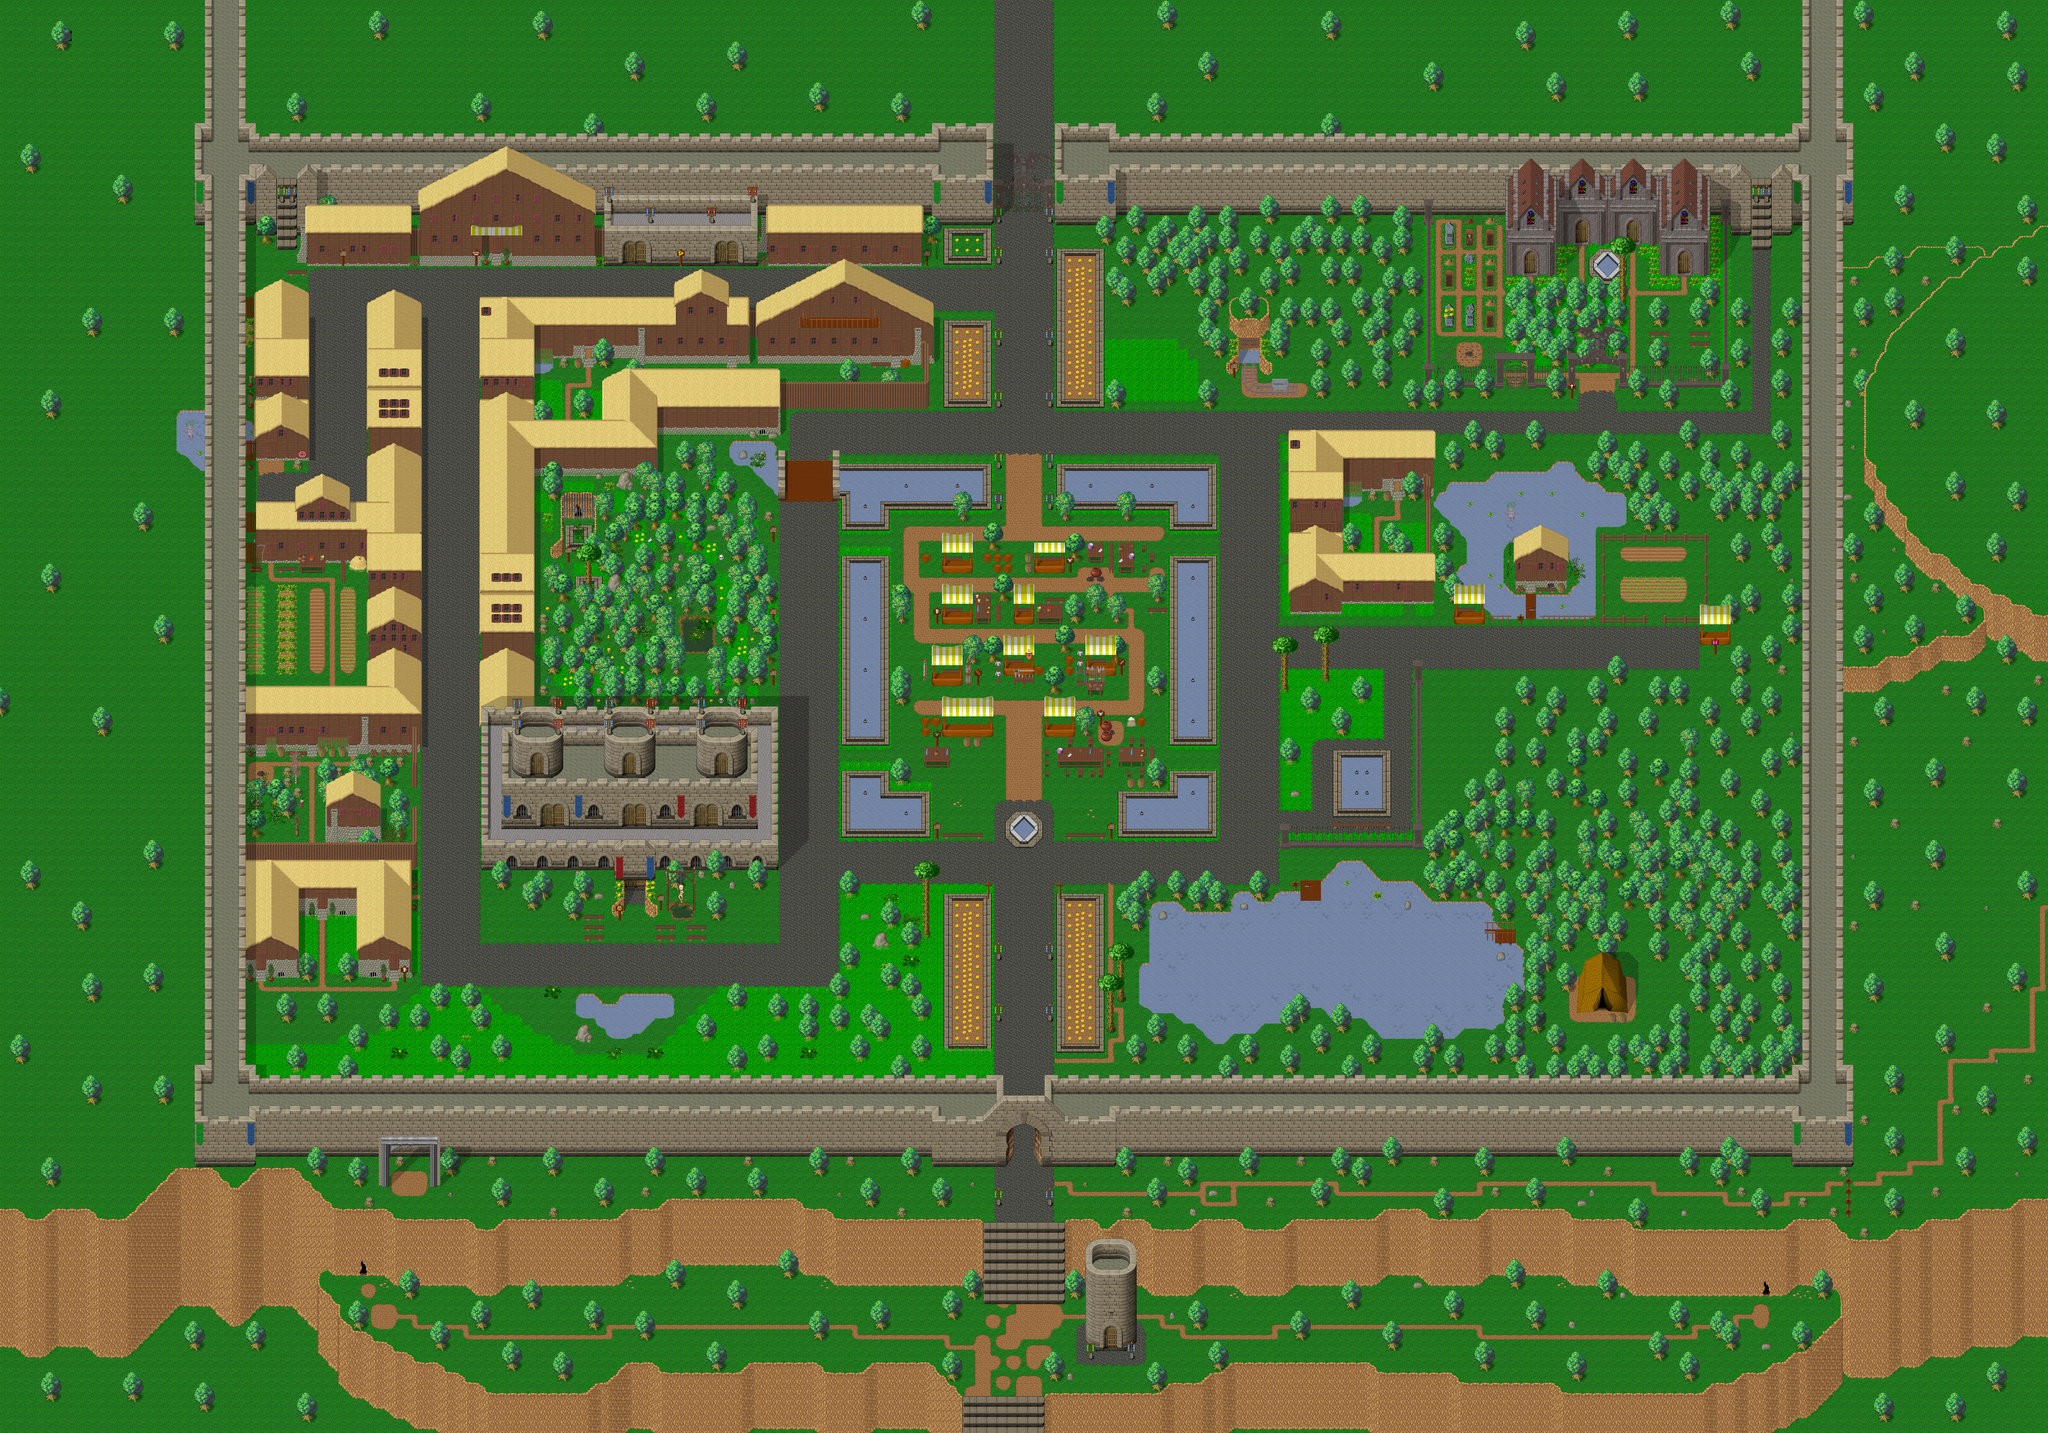

This is a level from a 2D game, rendered from its Tiled map with the project's own tilesets. A one-line summary and the map file follow, with tile-layer data summarised:
An orthogonal 200x140 tile map with 32x32 px tiles, 5 tile layers (ground, fringe, top1, top2, ...), 1 hidden layer not drawn, 34 tilesets and 97 objects (51x PARTICLE_EFFECT, 13x warp, 11x spawn, 6x script, 3x -warp, ...).

<map version="1.0" orientation="orthogonal" width="200" height="140" tilewidth="32" tileheight="32">
 <properties>
  <property name="minimap" value="/graphics/minimaps/005.png" />
  <property name="music-old" value="Magick - Real.ogg" />
  <property name="music-old2" value="syntharmony_-_fusion.ogg" />
  <property name="name" value="Fortaleza" />
  <property name="overlay0image" value="graphics/images/ambient/clouds.png" />
  <property name="overlay0parallax" value="1.0" />
  <property name="overlay0scrollX" value="0.2" />
  <property name="overlay0scrollY" value="0.1" />
  <property name="pasta" value="005_Fortaleza" />
 </properties>
 <tileset firstgid="1" name="collision" tilewidth="32" tileheight="32">
  <image source="../graphics/tiles/collision.png" width="64" height="32" />
 </tileset>
 <tileset firstgid="3" name="Block Walls" tilewidth="32" tileheight="32">
  <image source="../graphics/tiles/blockWalls.png" width="512" height="512" />
 </tileset>
 <tileset firstgid="259" name="Block Walls 2" tilewidth="32" tileheight="32">
  <image source="../graphics/tiles/blockWalls2.png" width="512" height="128" />
 </tileset>
 <tileset firstgid="323" name="Block Walls X2" tilewidth="32" tileheight="64">
  <image source="../graphics/tiles/blockWalls_x2.png" width="512" height="64" />
 </tileset>
 <tileset firstgid="339" name="Cabana x192" tilewidth="32" tileheight="192">
  <image source="../graphics/tiles/barraca_x6.png" width="160" height="192" />
 </tileset>
 <tileset firstgid="344" name="Cabanas e Fazenda" tilewidth="32" tileheight="32">
  <image source="../graphics/tiles/Woodland_village.png" width="512" height="512" />
 </tileset>
 <tileset firstgid="600" name="Cemiterio x32" tilewidth="32" tileheight="32">
  <image source="../graphics/tiles/cemiterio.png" width="448" height="96" />
 </tileset>
 <tileset firstgid="642" name="Cemiterio x64" tilewidth="32" tileheight="64">
  <image source="../graphics/tiles/cemiterio_x2.png" width="320" height="64" />
 </tileset>
 <tileset firstgid="652" name="Cemiterio x96" tilewidth="32" tileheight="96">
  <image source="../graphics/tiles/cemiterio_x3.png" width="512" height="192" />
 </tileset>
 <tileset firstgid="684" name="concrete_walls" tilewidth="32" tileheight="32">
  <image source="../graphics/tiles/concreteWalls.png" width="512" height="672" />
 </tileset>
 <tileset firstgid="1020" name="Deserto" tilewidth="32" tileheight="32">
  <image source="../graphics/tiles/desert3.png" width="512" height="512" />
 </tileset>
 <tileset firstgid="1276" name="Deserto x3" tilewidth="32" tileheight="96">
  <image source="../graphics/tiles/desert_x3.png" width="512" height="96" />
 </tileset>
 <tileset firstgid="1292" name="Forca" tilewidth="32" tileheight="160">
  <image source="../graphics/tiles/forca_x5.png" width="128" height="160" />
 </tileset>
 <tileset firstgid="1296" name="grade" tilewidth="32" tileheight="96">
  <image source="../graphics/tiles/grade_x3.png" width="96" height="96" />
 </tileset>
 <tileset firstgid="1299" name="Hotel (Interno)" tilewidth="32" tileheight="32">
  <image source="../graphics/tiles/inn.png" width="512" height="512" />
 </tileset>
 <tileset firstgid="1555" name="Igrejas x32" tilewidth="32" tileheight="32">
  <image source="../graphics/tiles/igrejas.png" width="448" height="288" />
 </tileset>
 <tileset firstgid="1681" name="Numeros" tilewidth="32" tileheight="32">
  <image source="../graphics/tiles/numeros.png" width="320" height="352" />
 </tileset>
 <tileset firstgid="1791" name="Placas_x3" tilewidth="32" tileheight="64">
  <image source="../graphics/tiles/placas_x2.png" width="512" height="64" />
 </tileset>
 <tileset firstgid="1807" name="Portal x128" tilewidth="32" tileheight="128">
  <image source="../graphics/tiles/portal_x4.png" width="576" height="256" />
 </tileset>
 <tileset firstgid="1843" name="Portal x224" tilewidth="32" tileheight="224">
  <image source="../graphics/tiles/portal_x7.png" width="384" height="224" />
 </tileset>
 <tileset firstgid="1855" name="Pots_x2" tilewidth="32" tileheight="64">
  <image source="../graphics/tiles/Pots_x2.png" width="512" height="64" />
 </tileset>
 <tileset firstgid="1871" name="Sombras" tilewidth="32" tileheight="32">
  <image source="../graphics/tiles/sombras.png" width="192" height="128" />
 </tileset>
 <tileset firstgid="1895" name="Trinho1" tilewidth="32" tileheight="64">
  <image source="../graphics/tiles/trilho_x2.png" width="512" height="64" />
 </tileset>
 <tileset firstgid="1911" name="Trilhos2" tilewidth="32" tileheight="32">
  <image source="../graphics/tiles/trilho.png" width="384" height="448" />
 </tileset>
 <tileset firstgid="2079" name="Woodland" tilewidth="32" tileheight="32">
  <image source="../graphics/tiles/Woodland_ground.png" width="512" height="512" />
 </tileset>
 <tileset firstgid="2335" name="Woodland (interno)" tilewidth="32" tileheight="32">
  <image source="../graphics/tiles/woodland_indoor.png" width="512" height="512" />
 </tileset>
 <tileset firstgid="2591" name="Woodland (interno) X2" tilewidth="32" tileheight="64">
  <image source="../graphics/tiles/woodland_indoor_x2.png" width="512" height="64" />
 </tileset>
 <tileset firstgid="2607" name="Woodland_swamp" tilewidth="32" tileheight="32">
  <image source="../graphics/tiles/Woodland_swamp.png" width="512" height="192" />
 </tileset>
 <tileset firstgid="2703" name="Woodland_village_x2" tilewidth="32" tileheight="64">
  <image source="../graphics/tiles/Woodland_village_x2.png" width="512" height="64" />
 </tileset>
 <tileset firstgid="2719" name="Woodland_x2" tilewidth="32" tileheight="64">
  <image source="../graphics/tiles/Woodland_x2.png" width="512" height="128" />
 </tileset>
 <tileset firstgid="2751" name="Woodland X3" tilewidth="32" tileheight="96">
  <image source="../graphics/tiles/Woodland_x3.png" width="512" height="192" />
 </tileset>
 <tileset firstgid="2783" name="portal_x4" tilewidth="32" tileheight="128">
  <image source="../graphics/tiles/portal_x4.png" width="576" height="256" />
 </tileset>
 <tileset firstgid="2819" name="portal_x7" tilewidth="32" tileheight="224">
  <image source="../graphics/tiles/portal_x7.png" width="384" height="224" />
 </tileset>
 <tileset firstgid="2831" name="castle-walls" tilewidth="32" tileheight="32">
  <image source="../graphics/tiles/castle-walls.png" width="544" height="640" />
 </tileset>
 <layer name="ground" width="200" height="140">
  <data>[28000 cells, 28000 non-empty, 215 distinct tile ids]</data>
 </layer>
 <layer name="fringe" width="200" height="140">
  <data>[28000 cells, 7136 non-empty, 457 distinct tile ids]</data>
 </layer>
 <layer name="top1" width="200" height="140">
  <data>[28000 cells, 2319 non-empty, 217 distinct tile ids]</data>
 </layer>
 <layer name="top2" width="200" height="140">
  <data>[28000 cells, 890 non-empty, 144 distinct tile ids]</data>
 </layer>
 <layer name="top3" width="200" height="140">
  <data>[28000 cells, 258 non-empty, 46 distinct tile ids]</data>
 </layer>
 <layer name="collision" width="200" height="140" visible="0" opacity="0.46">
  <data>[28000 cells, 20450 non-empty, 2 distinct tile ids]</data>
 </layer>
 <objectgroup name="Objects" width="0" height="0" visible="0" />
 <objectgroup name="pedraEmanar" width="200" height="140" visible="0">
  <object name="Pedra de Emanar Alma" type="script" x="1664" y="3168" width="32" height="32">
   <properties>
    <property name="npc_id" value="pedraEmanar" />
   </properties>
  </object>
 </objectgroup>
 <objectgroup name="Esconderijos" width="308" height="314" visible="0">
  <object name="Esconderijo" type="script" x="4960" y="3712" width="32" height="32">
   <properties>
    <property name="name" value="pedra" />
    <property name="npc_id" value="escondeOvos" />
    <property name="script" value="set @num, 24;" />
   </properties>
  </object>
  <object name="Esconderijo" type="script" x="5056" y="1664" width="32" height="32">
   <properties>
    <property name="name" value="cerca" />
    <property name="npc_id" value="escondeOvos" />
    <property name="script" value="set @num, 25;" />
   </properties>
  </object>
  <object name="Esconderijo" type="script" x="2368" y="1344" width="32" height="32">
   <properties>
    <property name="name" value="bueiro" />
    <property name="npc_id" value="escondeOvos" />
    <property name="script" value="set @num, 26;" />
   </properties>
  </object>
  <object name="Esconderijo" type="script" x="800" y="1760" width="32" height="32">
   <properties>
    <property name="name" value="vaso" />
    <property name="npc_id" value="escondeOvos" />
    <property name="script" value="set @num, 27;" />
   </properties>
  </object>
  <object name="Esconderijo" type="script" x="4576" y="672" width="32" height="32">
   <properties>
    <property name="name" value="monte de terra" />
    <property name="npc_id" value="escondeOvos" />
    <property name="script" value="set @num, 28;" />
   </properties>
  </object>
 </objectgroup>
 <objectgroup color="#ff0000" name="spawns" width="200" height="140" visible="0">
  <object name="Esquilo (10)" type="spawn" x="799" y="2911" width="992" height="448">
   <properties>
    <property name="amount" value="10" />
    <property name="id" value="1038" />
   </properties>
  </object>
  <object name="Esquilo (10)" type="spawn" x="800" y="832" width="672" height="1024">
   <properties>
    <property name="amount" value="10" />
    <property name="id" value="1038" />
   </properties>
  </object>
  <object name="Bixo-da-seda (5)" type="spawn" x="2142" y="704" width="800" height="736">
   <properties>
    <property name="amount" value="5" />
    <property name="id" value="1035" />
   </properties>
  </object>
  <object name="Bixo-da-seda (5)" type="spawn" x="3457" y="704" width="800" height="576">
   <properties>
    <property name="amount" value="5" />
    <property name="id" value="1035" />
   </properties>
  </object>
  <object name="Esquilo (10)" type="spawn" x="4320" y="704" width="128" height="576">
   <properties>
    <property name="amount" value="10" />
    <property name="id" value="1038" />
   </properties>
  </object>
  <object name="Esquilo (10)" type="spawn" x="4321" y="2113" width="500" height="768">
   <properties>
    <property name="amount" value="10" />
    <property name="id" value="1038" />
   </properties>
  </object>
  <object name="Bixo-da-seda (5)" type="spawn" x="4828" y="2300" width="768" height="1024">
   <properties>
    <property name="amount" value="5" />
    <property name="id" value="1035" />
   </properties>
  </object>
  <object name="Bixo-da-seda (5)" type="spawn" x="2149" y="2912" width="800" height="448">
   <properties>
    <property name="amount" value="5" />
    <property name="id" value="1035" />
   </properties>
  </object>
  <object name="Morcego (3)" type="spawn" x="864" y="3552" width="1024" height="288">
   <properties>
    <property name="amount" value="3" />
    <property name="id" value="1017" />
   </properties>
  </object>
  <object name="Bicho-da-seda (5)" type="spawn" x="800" y="3616" width="1312" height="224">
   <properties>
    <property name="amount" value="5" />
    <property name="id" value="1035" />
   </properties>
  </object>
  <object name="Bicho-da-seda (5)" type="spawn" x="4288" y="3616" width="1312" height="224">
   <properties>
    <property name="amount" value="5" />
    <property name="id" value="1035" />
   </properties>
  </object>
 </objectgroup>
 <objectgroup color="#ffff00" name="warps" width="200" height="140">
  <object name="paraBar3" type="warp" x="1216" y="3008" width="32" height="32">
   <properties>
    <property name="dest_map" value="005-3" />
    <property name="dest_x" value="1472" />
    <property name="dest_y" value="4960" />
   </properties>
  </object>
  <object name="paraBar1" type="warp" x="800" y="3008" width="32" height="32">
   <properties>
    <property name="dest_map" value="005-3" />
    <property name="dest_x" value="768" />
    <property name="dest_y" value="4960" />
   </properties>
  </object>
  <object name="paraBar2" type="warp" x="992" y="2816" width="32" height="32">
   <properties>
    <property name="dest_map" value="005-3" />
    <property name="dest_x" value="1120" />
    <property name="dest_y" value="4640" />
   </properties>
  </object>
  <object name="paraBanco2" type="warp" x="2240" y="800" width="64" height="32">
   <properties>
    <property name="map" value="005-3" />
    <property name="x" value="85" />
    <property name="y" value="21" />
   </properties>
  </object>
  <object name="paraBanco1" type="warp" x="1952" y="800" width="64" height="32">
   <properties>
    <property name="map" value="005-3" />
    <property name="x" value="71" />
    <property name="y" value="21" />
   </properties>
  </object>
  <object name="IgrejaLeste" type="warp" x="5088" y="736" width="32" height="32">
   <properties>
    <property name="dest_map" value="005-4" />
    <property name="dest_x" value="1056" />
    <property name="dest_y" value="1088" />
   </properties>
  </object>
  <object name="IgrejaOeste" type="warp" x="4928" y="736" width="32" height="32">
   <properties>
    <property name="dest_map" value="005-4" />
    <property name="dest_x" value="832" />
    <property name="dest_y" value="1088" />
   </properties>
  </object>
  <object name="paraQuartel" type="warp" x="1952" y="2752" width="64" height="32">
   <properties>
    <property name="dest_map" value="005-1" />
    <property name="dest_x" value="1728" />
    <property name="dest_y" value="2496" />
   </properties>
  </object>
  <object name="paraBar4" type="warp" x="1248" y="2784" width="32" height="32">
   <properties>
    <property name="map" value="005-3" />
    <property name="x" value="49" />
    <property name="y" value="143" />
   </properties>
  </object>
  <object name="paraEsq" x="5760" y="3680" width="32" height="128">
   <properties>
    <property name="a" value="" />
   </properties>
  </object>
  <object name="MuralhaCasteloOeste" type="warp" x="672" y="608" width="64" height="32">
   <properties>
    <property name="dest_map" value="002" />
    <property name="dest_x" value="672" />
    <property name="dest_y" value="3776" />
   </properties>
  </object>
  <object name="MuralhaOeste" type="-warp" x="864" y="608" width="64" height="32">
   <properties>
    <property name="dest_map" value="002" />
    <property name="dest_x" value="864" />
    <property name="dest_y" value="3776" />
   </properties>
  </object>
  <object name="MuralhaCasteloLeste" type="warp" x="5664" y="608" width="64" height="32">
   <properties>
    <property name="dest_map" value="002" />
    <property name="dest_x" value="5664" />
    <property name="dest_y" value="3776" />
   </properties>
  </object>
  <object name="MuralhaLeste" type="-warp" x="5472" y="608" width="64" height="32">
   <properties>
    <property name="dest_map" value="002" />
    <property name="dest_x" value="5472" />
    <property name="dest_y" value="3776" />
   </properties>
  </object>
  <object name="HotelBhramir" type="warp" x="1536" y="768" width="32" height="32">
   <properties>
    <property name="map" value="005-3" />
    <property name="x" value="29" />
    <property name="y" value="54" />
   </properties>
  </object>
  <object name="paraBaixo" type="warp" x="3072" y="3936" width="256" height="32">
   <properties>
    <property name="map" value="008" />
    <property name="x" value="99" />
    <property name="y" value="25" />
   </properties>
  </object>
 </objectgroup>
 <objectgroup color="#00ffff" name="scripts" width="200" height="140">
  <properties>
   <property name="file-alan" value="alan.conf" />
  </properties>
  <object name="Guia" x="4832" y="1952" width="32" height="32" />
  <object name="paraDentro" type="-warp" x="4768" y="1792" width="32" height="32">
   <properties>
    <property name="dest_map" value="005?" />
    <property name="dest_x" value="155" />
    <property name="dest_y" value="95" />
   </properties>
  </object>
  <object name="Regras" x="4704" y="1952" width="32" height="32" />
  <object name="Menir da Alma" x="4224" y="2592" width="32" height="32" />
  <object name="Nicolas (Quest de Ferreiro)" x="3328" y="2304" width="32" height="32" />
  <object name="Menir" x="3072" y="2400" width="32" height="32" />
  <object name="Warp Controlado" x="3136" y="672" width="128" height="32" />
  <object name="Valdete" x="5376" y="2048" width="32" height="32" />
  <object name="Ismael" x="5312" y="2016" width="32" height="32" />
  <object name="Placa" x="4896" y="1216" width="32" height="32" />
 </objectgroup>
 <objectgroup color="#ff55ff" name="particles" width="200" height="140" visible="0">
  <object name="graphics/particles/circulo-magico2.xml" type="-PARTICLE_EFFECT" x="3872" y="2656" width="32" height="32" />
  <object name="graphics/particles/geyser.particle.xml" type="PARTICLE_EFFECT" x="4240" y="2408" />
  <object name="graphics/particles/geyser.particle.xml" type="PARTICLE_EFFECT" x="4240" y="2473" />
  <object name="graphics/particles/geyser.particle.xml" type="PARTICLE_EFFECT" x="4271" y="2408" />
  <object name="graphics/particles/geyser.particle.xml" type="PARTICLE_EFFECT" x="4271" y="2473" />
  <object name="graphics/particles/geyser.particle.xml" type="PARTICLE_EFFECT" x="3728" y="2473" />
  <object name="graphics/particles/geyser.particle.xml" type="PARTICLE_EFFECT" x="3568" y="2538" />
  <object name="graphics/particles/geyser.particle.xml" type="PARTICLE_EFFECT" x="3728" y="1578" />
  <object name="graphics/particles/geyser.particle.xml" type="PARTICLE_EFFECT" x="3728" y="2121" />
  <object name="graphics/particles/geyser.particle.xml" type="PARTICLE_EFFECT" x="3728" y="1929" />
  <object name="graphics/particles/geyser.particle.xml" type="PARTICLE_EFFECT" x="3729" y="1803" />
  <object name="graphics/particles/geyser.particle.xml" type="PARTICLE_EFFECT" x="3727" y="2249" />
  <object name="graphics/particles/geyser.particle.xml" type="PARTICLE_EFFECT" x="2704" y="2474" />
  <object name="graphics/particles/geyser.particle.xml" type="PARTICLE_EFFECT" x="2704" y="2249" />
  <object name="graphics/particles/geyser.particle.xml" type="PARTICLE_EFFECT" x="2832" y="2538" />
  <object name="graphics/particles/geyser.particle.xml" type="PARTICLE_EFFECT" x="2704" y="1929" />
  <object name="graphics/particles/geyser.particle.xml" type="PARTICLE_EFFECT" x="2705" y="1800" />
  <object name="graphics/particles/geyser.particle.xml" type="PARTICLE_EFFECT" x="2704" y="2089" />
  <object name="graphics/particles/geyser.particle.xml" type="PARTICLE_EFFECT" x="2705" y="1576" />
  <object name="graphics/particles/geyser.particle.xml" type="PARTICLE_EFFECT" x="2992" y="1514" />
  <object name="graphics/particles/geyser.particle.xml" type="PARTICLE_EFFECT" x="2832" y="1514" />
  <object name="graphics/particles/geyser.particle.xml" type="PARTICLE_EFFECT" x="3602" y="1514" />
  <object name="graphics/particles/geyser.particle.xml" type="PARTICLE_EFFECT" x="3410" y="1513" />
  <object name="graphics/particles/aura-negra.xml" type="PARTICLE_EFFECT" x="1144" y="2263" />
  <object name="graphics/particles/hellblaze.particle.xml" type="PARTICLE_EFFECT" x="1809" y="1618" />
  <object name="graphics/particles/circulo-magico2.xml" type="PARTICLE_EFFECT" x="1263" y="3671" width="32" height="32" />
  <object name="graphics/particles/wispdance.particle.xml" type="PARTICLE_EFFECT" x="1280" y="3808" />
  <object name="graphics/particles/cookingfire.particle.xml" type="PARTICLE_EFFECT off" x="4574" y="1119" />
  <object name="graphics/particles/circulo-magico1.xml" type="PARTICLE_EFFECT" x="4320" y="1888" width="32" height="32" />
  <object name="graphics/particles/cookingfire.particle.xml" type="PARTICLE_EFFECT" x="797" y="2426" />
  <object name="graphics/particles/cookingfire.particle.xml" type="PARTICLE_EFFECT" x="3452" y="2299" />
  </objectgroup>
</map>
<!-- 23 of 97 objects omitted -->
